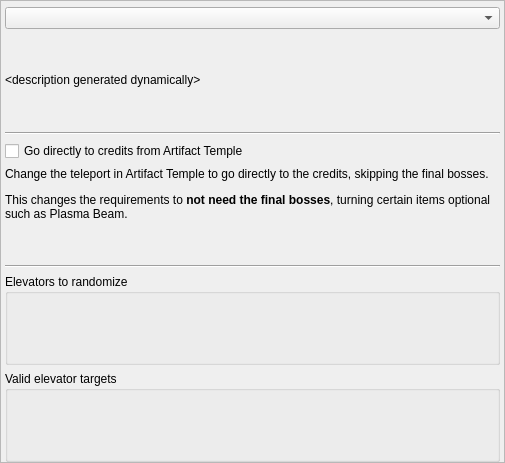
<?xml version="1.0" encoding="UTF-8"?>
<ui version="4.0">
 <class>PresetElevatorsPrime1</class>
 <widget class="QMainWindow" name="PresetElevatorsPrime1">
  <property name="geometry">
   <rect>
    <x>0</x>
    <y>0</y>
    <width>505</width>
    <height>463</height>
   </rect>
  </property>
  <property name="windowTitle">
   <string>Elevators</string>
  </property>
  <widget class="QWidget" name="centralWidget">
   <property name="maximumSize">
    <size>
     <width>16777215</width>
     <height>16777215</height>
    </size>
   </property>
   <layout class="QVBoxLayout" name="elevator_parent_layout">
    <property name="leftMargin">
     <number>0</number>
    </property>
    <property name="topMargin">
     <number>0</number>
    </property>
    <property name="rightMargin">
     <number>0</number>
    </property>
    <property name="bottomMargin">
     <number>0</number>
    </property>
    <item>
     <widget class="QScrollArea" name="elevator_scroll_area">
      <property name="widgetResizable">
       <bool>true</bool>
      </property>
      <widget class="QWidget" name="elevator_scroll_area_contents">
       <property name="geometry">
        <rect>
         <x>0</x>
         <y>0</y>
         <width>503</width>
         <height>461</height>
        </rect>
       </property>
       <layout class="QVBoxLayout" name="elevator_layout">
        <property name="leftMargin">
         <number>4</number>
        </property>
        <property name="topMargin">
         <number>6</number>
        </property>
        <property name="rightMargin">
         <number>4</number>
        </property>
        <property name="bottomMargin">
         <number>0</number>
        </property>
        <item>
         <widget class="ScrollProtectedComboBox" name="elevators_combo"/>
        </item>
        <item>
         <widget class="QLabel" name="elevators_description_label">
          <property name="text">
           <string>&lt;html&gt;&lt;head/&gt;&lt;body&gt;&lt;p&gt;&amp;lt;description generated dynamically&amp;gt;&lt;/p&gt;&lt;/body&gt;&lt;/html&gt;</string>
          </property>
          <property name="scaledContents">
           <bool>true</bool>
          </property>
          <property name="wordWrap">
           <bool>true</bool>
          </property>
         </widget>
        </item>
        <item>
         <widget class="Line" name="elevators_line_2">
          <property name="orientation">
           <enum>Qt::Horizontal</enum>
          </property>
         </widget>
        </item>
        <item>
         <widget class="QCheckBox" name="skip_final_bosses_check">
          <property name="text">
           <string>Go directly to credits from Artifact Temple</string>
          </property>
         </widget>
        </item>
        <item>
         <widget class="QLabel" name="skip_final_bosses_label">
          <property name="text">
           <string>&lt;html&gt;&lt;head/&gt;&lt;body&gt;
        &lt;p&gt;Change the teleport in Artifact Temple to go directly to the credits, skipping the final bosses.&lt;/p&gt;
        &lt;p&gt;This changes the requirements to &lt;span style=&quot; font-weight:600;&quot;&gt;not need the final bosses&lt;/span&gt;,
        turning certain items optional such as Plasma Beam.&lt;/p&gt;&lt;/body&gt;&lt;/html&gt;</string>
          </property>
          <property name="alignment">
           <set>Qt::AlignLeading|Qt::AlignLeft|Qt::AlignTop</set>
          </property>
          <property name="wordWrap">
           <bool>true</bool>
          </property>
         </widget>
        </item>
        <item>
         <widget class="Line" name="elevators_line_3">
          <property name="orientation">
           <enum>Qt::Horizontal</enum>
          </property>
         </widget>
        </item>
        <item>
         <widget class="QGroupBox" name="elevators_source_group">
          <property name="title">
           <string>Elevators to randomize</string>
          </property>
          <layout class="QGridLayout" name="elevators_source_layout">
           <property name="leftMargin">
            <number>1</number>
           </property>
           <property name="topMargin">
            <number>1</number>
           </property>
           <property name="rightMargin">
            <number>1</number>
           </property>
           <property name="bottomMargin">
            <number>1</number>
           </property>
           <property name="spacing">
            <number>3</number>
           </property>
          </layout>
         </widget>
        </item>
        <item>
         <widget class="QGroupBox" name="elevators_target_group">
          <property name="title">
           <string>Valid elevator targets</string>
          </property>
          <layout class="QGridLayout" name="elevators_target_layout">
           <property name="leftMargin">
            <number>1</number>
           </property>
           <property name="topMargin">
            <number>1</number>
           </property>
           <property name="rightMargin">
            <number>1</number>
           </property>
           <property name="bottomMargin">
            <number>1</number>
           </property>
           <property name="spacing">
            <number>3</number>
           </property>
          </layout>
         </widget>
        </item>
       </layout>
      </widget>
     </widget>
    </item>
   </layout>
  </widget>
 </widget>
 <layoutdefault spacing="6" margin="11"/>
 <customwidgets>
  <customwidget>
   <class>ScrollProtectedComboBox</class>
   <extends>QComboBox</extends>
   <header>randovania/gui/lib/scroll_protected.h</header>
  </customwidget>
 </customwidgets>
 <resources/>
 <connections/>
</ui>
